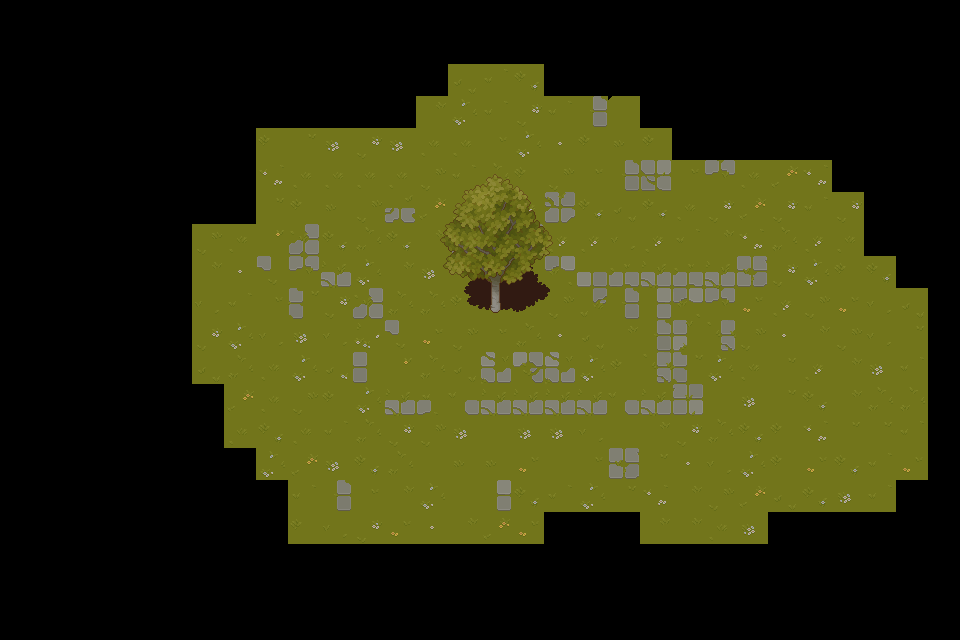

The image is a tile-based game level rendered from a .tmx file. Its description and complete source (layers, tilesets, objects, tile grids) follow:
An orthogonal 30x20 tile map with 32x32 px tiles, 3 tile layers (GROUND, SHADOWS, OBJECTS), 3 tilesets.

<map version="1.10" tiledversion="1.11.0" orientation="orthogonal" renderorder="right-down" width="30" height="20" tilewidth="32" tileheight="32" infinite="0" nextlayerid="5" nextobjectid="3">
 <editorsettings>
  <export target="tilesets/map.json" format="json" />
 </editorsettings>
 <tileset firstgid="1" name="TX Plant" tilewidth="32" tileheight="32" tilecount="256" columns="16">
  <image source="tilesets/TX Plant.png" width="512" height="512" />
 </tileset>
 <tileset firstgid="257" name="TX Shadow Plant" tilewidth="32" tileheight="32" tilecount="256" columns="16">
  <image source="tilesets/TX Shadow Plant.png" width="512" height="512" />
 </tileset>
 <tileset firstgid="513" name="Grass" tilewidth="32" tileheight="32" tilecount="64" columns="8">
  <image source="tilesets/TX Tileset Grass.png" width="256" height="256" />
 </tileset>
 <layer id="1" name="GROUND" width="30" height="20">
  <data encoding="csv">
0,0,0,0,0,0,0,0,0,0,0,0,0,0,0,0,0,0,0,0,0,0,0,0,0,0,0,0,0,0,
0,0,0,0,0,0,0,0,0,0,0,0,0,0,0,0,0,0,0,0,0,0,0,0,0,0,0,0,0,0,
0,0,0,0,0,0,0,0,0,0,0,0,0,0,516,515,518,0,0,0,0,0,0,0,0,0,0,0,0,0,
0,0,0,0,0,0,0,0,0,0,0,0,0,523,534,515,526,515,555,575,0,0,0,0,0,0,0,0,0,0,
0,0,0,0,0,0,0,0,514,532,525,526,525,531,531,529,534,517,514,521,514,5,0,0,0,0,0,0,0,0,
0,0,0,0,0,0,0,0,519,531,531,531,531,522,515,530,514,522,529,555,561,529,559,531,527,519,0,0,0,0,
0,0,0,0,0,0,0,0,532,514,521,522,552,527,522,542,535,562,518,516,518,531,526,527,526,515,526,0,0,0,
0,0,0,0,0,0,522,531,536,573,518,530,518,523,564,573,563,535,535,524,535,515,523,519,530,535,531,0,0,0,
0,0,0,0,0,0,523,517,565,559,551,534,523,525,515,572,513,558,549,550,551,550,551,553,526,534,514,518,0,0,
0,0,0,0,0,0,524,515,529,564,526,573,530,530,514,515,529,522,571,555,547,558,559,533,535,522,533,524,516,0,
0,0,0,0,0,0,526,534,524,525,528,541,565,533,522,529,530,517,516,523,555,556,563,522,517,523,522,524,532,0,
0,0,0,0,0,0,516,530,531,534,520,548,536,530,516,574,570,574,534,514,563,564,534,531,532,535,523,525,515,0,
0,0,0,0,0,0,0,527,531,522,514,534,551,567,568,551,551,551,551,568,551,546,513,525,532,518,523,530,530,0,
0,0,0,0,0,0,0,531,518,531,515,530,526,522,525,513,525,525,524,513,523,526,530,518,514,519,532,532,515,0,
0,0,0,0,0,0,0,0,534,527,525,518,530,513,521,521,533,513,529,553,532,517,524,534,514,533,518,515,533,0,
0,0,0,0,0,0,0,0,0,515,555,529,523,534,513,547,518,515,534,532,519,523,522,527,516,518,525,515,0,0,
0,0,0,0,0,0,0,0,0,514,524,526,533,517,523,527,533,0,0,0,523,523,531,525,0,0,0,0,0,0,
0,0,0,0,0,0,0,0,0,0,0,0,0,0,0,0,0,0,0,0,0,0,0,0,0,0,0,0,0,0,
0,0,0,0,0,0,0,0,0,0,0,0,0,0,0,0,0,0,0,0,0,0,0,0,0,0,0,0,0,0,
0,0,0,0,0,0,0,0,0,0,0,0,0,0,0,0,0,0,0,0,0,0,0,0,0,0,0,0,0,0
</data>
 </layer>
 <layer id="2" name="SHADOWS" width="30" height="20">
  <data encoding="csv">
0,0,0,0,0,0,0,0,0,0,0,0,0,0,0,0,0,0,0,0,0,0,0,0,0,0,0,0,0,0,
0,0,0,0,0,0,0,0,0,0,0,0,0,0,0,0,0,0,0,0,0,0,0,0,0,0,0,0,0,0,
0,0,0,0,0,0,0,0,0,0,0,0,0,0,0,0,0,0,0,0,0,0,0,0,0,0,0,0,0,0,
0,0,0,0,0,0,0,0,0,0,0,0,0,0,0,0,0,0,0,0,0,0,0,0,0,0,0,0,0,0,
0,0,0,0,0,0,0,0,0,0,0,0,0,0,0,0,0,0,0,0,0,0,0,0,0,0,0,0,0,0,
0,0,0,0,0,0,0,0,0,0,0,0,0,0,0,0,0,0,0,0,0,0,0,0,0,0,0,0,0,0,
0,0,0,0,0,0,0,0,0,0,0,0,0,0,0,0,0,0,0,0,0,0,0,0,0,0,0,0,0,0,
0,0,0,0,0,0,0,0,0,0,0,0,0,0,0,0,0,0,0,0,0,0,0,0,0,0,0,0,0,0,
0,0,0,0,0,0,0,0,0,0,0,0,0,0,306,307,308,309,0,0,0,0,0,0,0,0,0,0,0,0,
0,0,0,0,0,0,0,0,0,0,0,0,0,0,322,323,324,325,0,0,0,0,0,0,0,0,0,0,0,0,
0,0,0,0,0,0,0,0,0,0,0,0,0,0,0,0,0,0,0,0,0,0,0,0,0,0,0,0,0,0,
0,0,0,0,0,0,0,0,0,0,0,0,0,0,0,0,0,0,0,0,0,0,0,0,0,0,0,0,0,0,
0,0,0,0,0,0,0,0,0,0,0,0,0,0,0,0,0,0,0,0,0,0,0,0,0,0,0,0,0,0,
0,0,0,0,0,0,0,0,0,0,0,0,0,0,0,0,0,0,0,0,0,0,0,0,0,0,0,0,0,0,
0,0,0,0,0,0,0,0,0,0,0,0,0,0,0,0,0,0,0,0,0,0,0,0,0,0,0,0,0,0,
0,0,0,0,0,0,0,0,0,0,0,0,0,0,0,0,0,0,0,0,0,0,0,0,0,0,0,0,0,0,
0,0,0,0,0,0,0,0,0,0,0,0,0,0,0,0,0,0,0,0,0,0,0,0,0,0,0,0,0,0,
0,0,0,0,0,0,0,0,0,0,0,0,0,0,0,0,0,0,0,0,0,0,0,0,0,0,0,0,0,0,
0,0,0,0,0,0,0,0,0,0,0,0,0,0,0,0,0,0,0,0,0,0,0,0,0,0,0,0,0,0,
0,0,0,0,0,0,0,0,0,0,0,0,0,0,0,0,0,0,0,0,0,0,0,0,0,0,0,0,0,0
</data>
 </layer>
 <layer id="3" name="OBJECTS" width="30" height="20">
  <data encoding="csv">
0,0,0,0,0,0,0,0,0,0,0,0,0,0,0,0,0,0,0,0,0,0,0,0,0,0,0,0,0,0,
0,0,0,0,0,0,0,0,0,0,0,0,0,0,0,0,0,0,0,0,0,0,0,0,0,0,0,0,0,0,
0,0,0,0,0,0,0,0,0,0,0,0,0,0,0,0,0,0,0,0,0,0,0,0,0,0,0,0,0,0,
0,0,0,0,0,0,0,0,0,0,0,0,0,0,0,0,0,0,0,0,0,0,0,0,0,0,0,0,0,0,
0,0,0,0,0,0,0,0,0,0,0,0,0,0,0,0,0,0,0,0,0,0,0,0,0,0,0,0,0,0,
0,0,0,0,0,0,0,0,0,0,0,0,0,1,2,3,4,5,0,0,0,0,0,0,0,0,0,0,0,0,
0,0,0,0,0,0,0,0,0,0,0,0,0,17,18,19,20,21,0,0,0,0,0,0,0,0,0,0,0,0,
0,0,0,0,0,0,0,0,0,0,0,0,0,33,34,35,36,37,0,0,0,0,0,0,0,0,0,0,0,0,
0,0,0,0,0,0,0,0,0,0,0,0,0,49,50,51,52,53,0,0,0,0,0,0,0,0,0,0,0,0,
0,0,0,0,0,0,0,0,0,0,0,0,0,65,66,67,68,69,0,0,0,0,0,0,0,0,0,0,0,0,
0,0,0,0,0,0,0,0,0,0,0,0,0,0,0,0,0,0,0,0,0,0,0,0,0,0,0,0,0,0,
0,0,0,0,0,0,0,0,0,0,0,0,0,0,0,0,0,0,0,0,0,0,0,0,0,0,0,0,0,0,
0,0,0,0,0,0,0,0,0,0,0,0,0,0,0,0,0,0,0,0,0,0,0,0,0,0,0,0,0,0,
0,0,0,0,0,0,0,0,0,0,0,0,0,0,0,0,0,0,0,0,0,0,0,0,0,0,0,0,0,0,
0,0,0,0,0,0,0,0,0,0,0,0,0,0,0,0,0,0,0,0,0,0,0,0,0,0,0,0,0,0,
0,0,0,0,0,0,0,0,0,0,0,0,0,0,0,0,0,0,0,0,0,0,0,0,0,0,0,0,0,0,
0,0,0,0,0,0,0,0,0,0,0,0,0,0,0,0,0,0,0,0,0,0,0,0,0,0,0,0,0,0,
0,0,0,0,0,0,0,0,0,0,0,0,0,0,0,0,0,0,0,0,0,0,0,0,0,0,0,0,0,0,
0,0,0,0,0,0,0,0,0,0,0,0,0,0,0,0,0,0,0,0,0,0,0,0,0,0,0,0,0,0,
0,0,0,0,0,0,0,0,0,0,0,0,0,0,0,0,0,0,0,0,0,0,0,0,0,0,0,0,0,0
</data>
 </layer>
</map>
